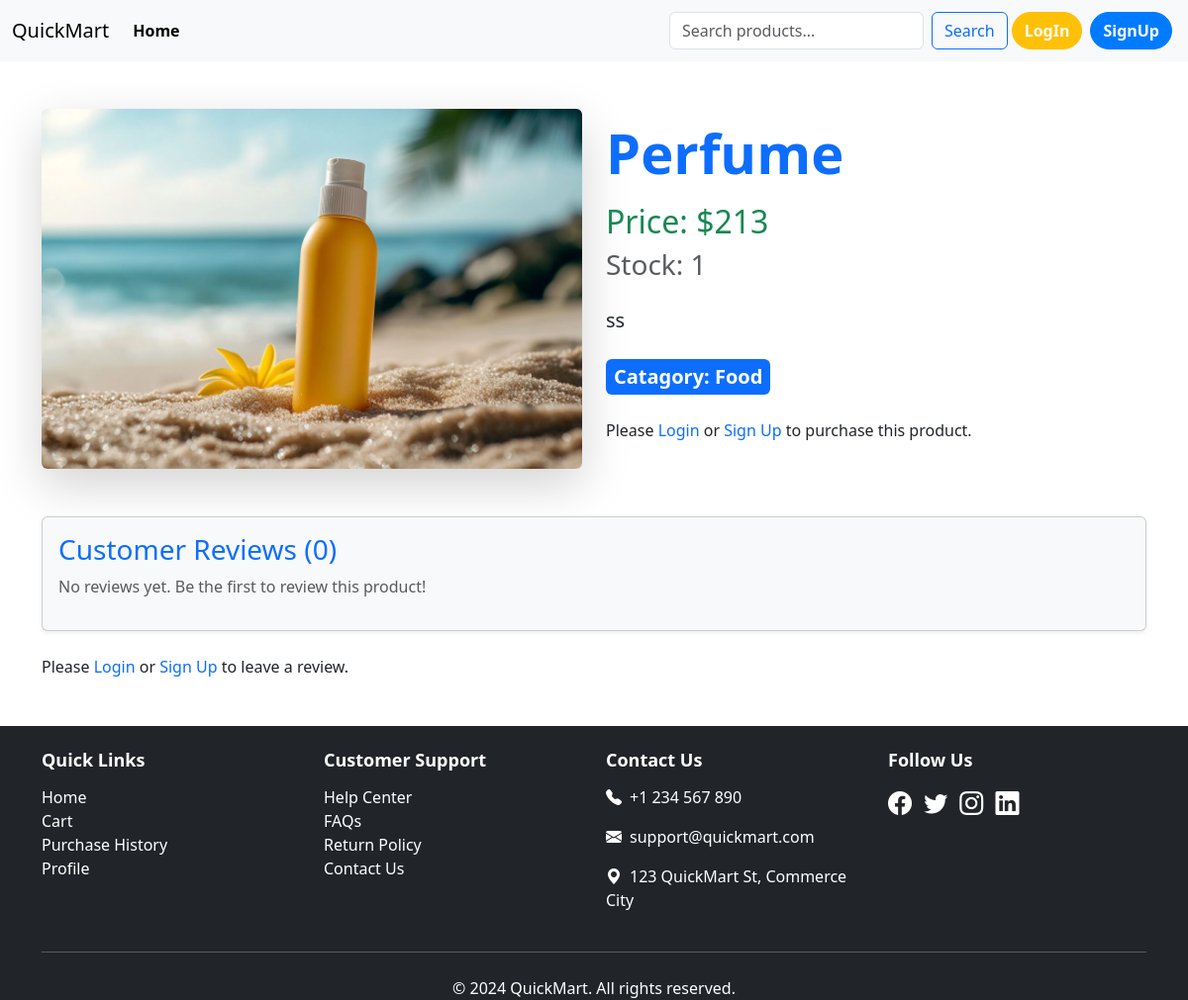
Page /product/post_detail/3 on the earlier database version.
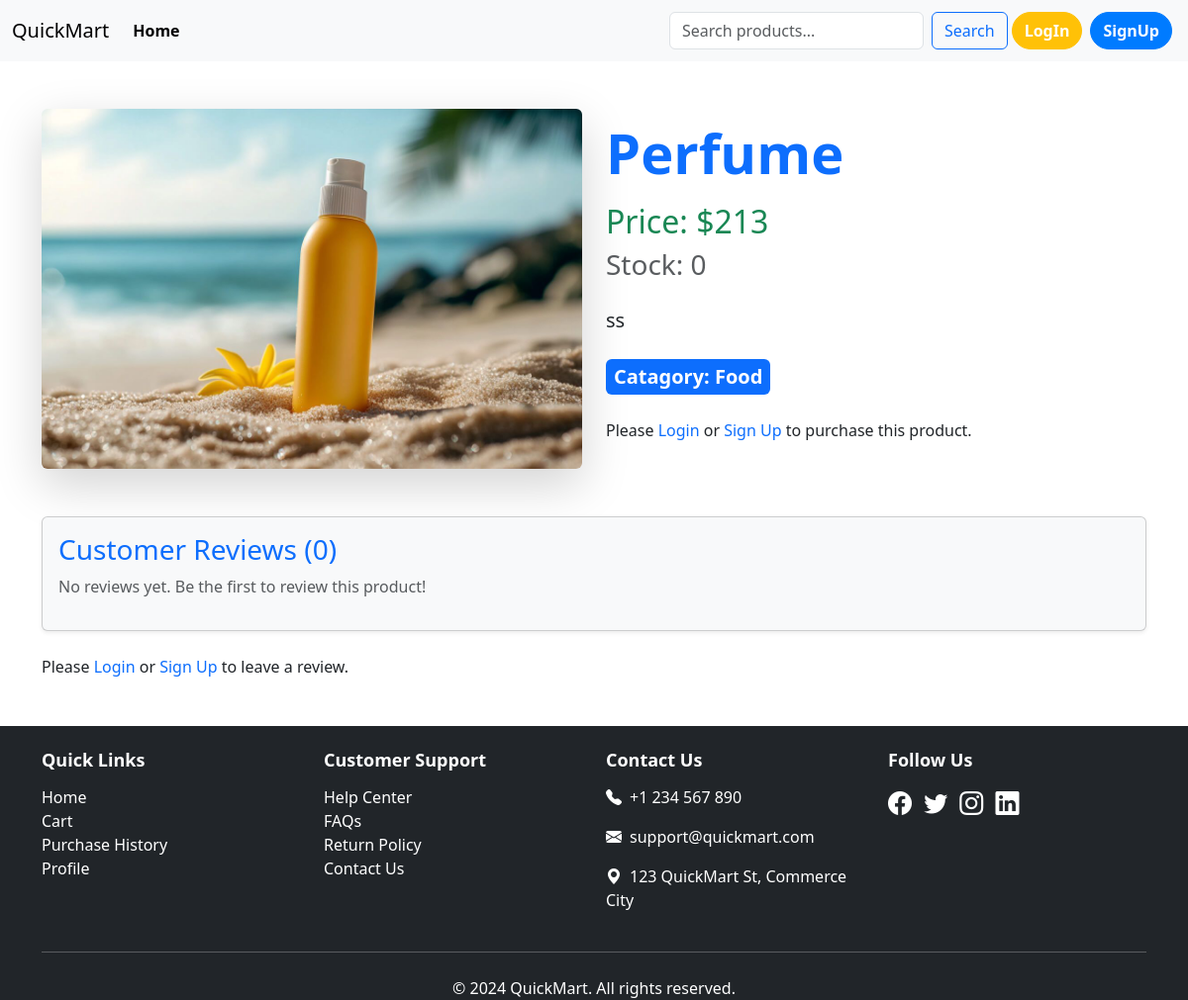
Same page on the later database version.
### second_app/models.py (models this page shows, shortened)
class Product(models.Model):
    name=models.CharField(max_length=100)
    price=models.IntegerField()
    Brand=models.ForeignKey(Brand,on_delete=models.CASCADE)
    Quantity=models.IntegerField(null=True,blank=True)
    Description=models.TextField(blank=True,null=True)
    Image=models.ImageField(upload_to="second_app/medias/uploads/",blank=True,null=True)

class Brand(models.Model):
    name=models.CharField(max_length=40)
    slug=models.SlugField(max_length=100,null=True,unique=True,blank=True)

### second_app/views.py (the view, shortened to what this page needs)
# urls.py: path('post_detail/<int:id>',views.PostDetails.as_view(),name="post_detail"),
class PostDetails(DetailView):
    model=models.Product
    pk_url_kwarg = 'id'
    template_name='blog_detail.html'
    context_object_name='car'
    def get_context_data(self,**kwargs):
        context=super().get_context_data(**kwargs)
        post=self.object
        comments=post.comments.all()
        comment_form=forms.ComentForm()
        context['comments']=comments
        context['comments_form']=comment_form
        return context

### second_app/forms.py
class ComentForm(forms.ModelForm):
    class Meta:
        model = Comment
        fields=['name','email','body']

### second_app/templates/blog_detail.html (shortened to what this page needs)
{% extends "base.html" %} {% load crispy_forms_tags %} {% block content %}
<div class="container my-5">
  <div class="row align-items-center">
    <div class="col-md-6 text-center">
      <img
        src="{{ car.Image.url }}"
        alt="{{ car.name }}"
        class="img-fluid rounded shadow-lg"
        style="max-height: 500px; object-fit: cover; width: 100%"
      />
    </div>
    <div class="col-md-6">
      <h1 class="fw-bold text-primary display-4">{{ car.name }}</h1>
      <h2 class="text-success mt-3">Price: ${{ car.price }}</h2>
      <h3 class="text-muted">Stock: {{ car.Quantity }}</h3>
      <p class="mt-4 fs-5" style="text-align: justify">{{ car.Description }}</p>
      <div class="mt-4">
        <span class="badge bg-primary fs-5 p-2"
          >Catagory: {{ car.Brand.name }}</span
        >
      </div>
      <div class="mt-4">
        {% if user.is_authenticated %} {% if car.Quantity > 0 %}
        <a href="{% url 'buy_now' car.id %}" class="btn btn-warning btn-lg me-2"
          >Buy Now</a
        >
        <a href="#" class="btn btn-outline-primary btn-lg">Add to Cart</a>
        {% else %}
        <button class="btn btn-secondary btn-lg" disabled>Out of Stock</button>
        {% endif %} {% else %}
        <p class="mt-3">
          Please
          <a href="{% url 'login' %}" class="text-primary text-decoration-none"
            >Login</a
          >
          or
          <a href="{% url 'signup' %}" class="text-primary text-decoration-none"
            >Sign Up</a
          >
          to purchase this product.
        </p>
        {% endif %}
      </div>
    </div>
  </div>
</div>
<div class="container mt-5">
  <div class="card bg-light shadow-sm">
    <div class="card-body">
      <h3 class="text-primary">Customer Reviews ({{ comments|length }})</h3>
      {% for comment in comments %}
      <div class="card my-3">
        <div class="card-body">
          <h6 class="card-title">
            <strong class="text-primary">{{ comment.name }}</strong>
            <small class="text-muted"
              >• {{ comment.created_on|date:"F j, Y, g:i a" }}</small
            >
          </h6>
          <p class="card-text">{{ comment.body }}</p>
        </div>
      </div>
      {% empty %}
      <p class="text-muted">
        No reviews yet. Be the first to review this product!
      </p>
      {% endfor %}
    </div>
  </div>
  {% if user.is_authenticated %}
  <div class="mt-4">
    <h4 class="mb-3">Leave a Review</h4>
    <form method="post" class="shadow-sm p-4 bg-white rounded">
      {% csrf_token %} {{ comments_form|crispy }}
      <button type="submit" class="btn btn-warning">Submit Review</button>
    </form>
  </div>
  {% else %}
  <p class="mt-4">
    Please
    <a href="{% url 'login' %}" class="text-primary text-decoration-none"
      >Login</a
    >
    or
    <a href="{% url 'signup' %}" class="text-primary text-decoration-none"
      >Sign Up</a
    >
    to leave a review.
  </p>
  {% endif %}
</div>
 {% endblock content %}

Differences in the rows shown:
changed Product "Perfume": Quantity "1" → "0"
